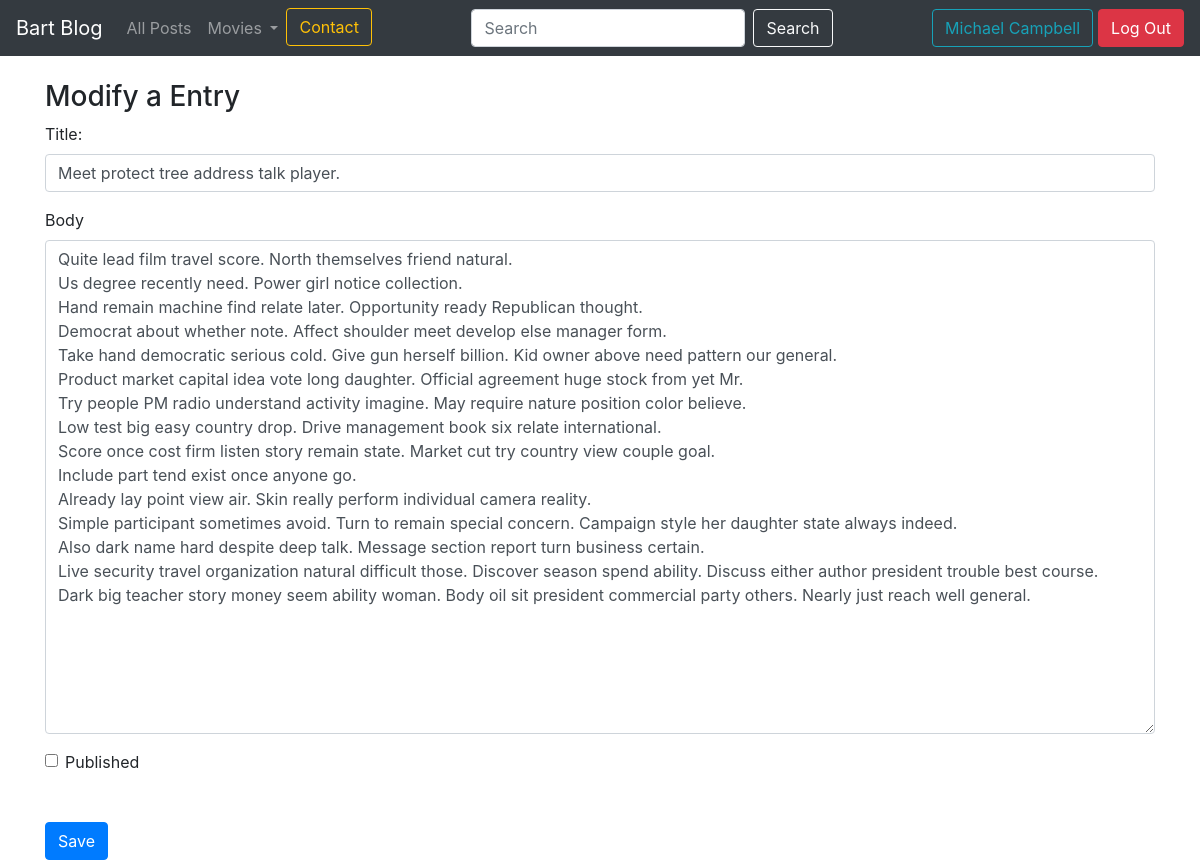
The page /edit_post/1 (signed in) on the database its author committed.
### blog/models.py (models this page shows)
class Account(db.Model):
    id = db.Column(db.Integer, primary_key=True)  # Identyfikator konta
    name = db.Column(db.String(100), nullable=False) # Imie i Nazwisko
    username = db.Column(db.String(100), unique=True, nullable=False)  # Nazwa użytkownika
    password = db.Column(db.String(100), nullable=False)  # Hasło użytkownika
    email = db.Column(db.String(100), nullable=False)
    join_date = db.Column(db.DateTime, nullable=False,
                         default=datetime.datetime.utcnow) # Data dolaczenia
    comments = db.relationship('Comment', backref='account', lazy=True)  # Relacja jeden do wielu z komentarzami
    entries = db.relationship('Entry', backref='account', lazy=True)

class Entry(db.Model):
    id = db.Column(db.Integer, primary_key=True)  # Identyfikator wpisu
    title = db.Column(db.String(80), nullable=False)  # Tytuł wpisu
    body = db.Column(db.Text, nullable=False)  # Treść wpisu
    pub_date = db.Column(db.DateTime, nullable=False,
                         default=datetime.datetime.utcnow)  # Data publikacji
    is_published = db.Column(db.Boolean, default=False)  # Czy wpis jest opublikowany
    account_id = db.Column(db.Integer, db.ForeignKey('account.id'), nullable=False)
    comments = db.relationship('Comment', backref='entry', lazy=True)  # Relacja z komentarzami

### blog/routes.py (the view)
@app.route('/edit_post/<int:entry_id>', methods=["GET", "POST"])
@login_required
def edit_entry(entry_id):
    return manage_entry(entry_id, action='Modify a Entry')

### blog/forms.py
class EntryForm(FlaskForm):
    title = StringField('Title', validators=[DataRequired()])  # Pole do wprowadzania tytułu, wymagane
    body = TextAreaField('Content', validators=[DataRequired()])  # Pole do wprowadzania treści, wymagane
    is_published = BooleanField('Is Published?')  # Pole wyboru, czy wpis jest opublikowany

### blog/routes.py (called while the page is built)
def show_username():
    user_id = session.get('user_id')
    current_user = Account.query.get(user_id)
    return current_user

def get_list_types():
    return LIST_TYPES

@app.context_processor
def inject_list_types():
    return dict(list_types=get_list_types())

@app.context_processor
def utility_processor():
    def tmdb_image_url(path, size):
        return tmdb_client.get_poster_url(path, size)
    return {'tmdb_image_url': tmdb_image_url}

def login_required(view_func):
    @functools.wraps(view_func)
    def check_permissions(*args,**kwargs):
        if session.get('logged_in'):
            return view_func(*args, **kwargs)
        return redirect(url_for('login_page', next=request.path))
    return check_permissions

def manage_entry(entry_id, action):
    current_user = show_username()
    entry = None
    if entry_id:
        entry = Entry.query.get_or_404(entry_id)
    form = EntryForm(obj=entry)
    errors = None
    if form.validate_on_submit():
        if not entry:
            entry = Entry()
        form.populate_obj(entry)
        entry.account_id = session.get('user_id')
        db.session.add(entry)
        db.session.commit()
        flash("Successfully Entry Added" if not entry_id else "Successfully Entry Modified", category="success")
        return redirect(url_for('index'))
    else:
        errors = form.errors
    return render_template('entry_form.html',current_user=current_user, form=form, errors=errors, action=action)

### blog/templates/entry_form.html (shortened to what this page needs)
{% extends 'base.html' %}
{% block content %}
<h3>
    {{action}}
</h3>
<form action="" method="post">
    <div class="form-group">
        <label for="title">Title:</label>
        {{form.title(class_='form-control')}}
    </div>
    <div class="form-group">
        <label for="body">Body</label>
        {{form.body(class_='form-control', cols='100', rows='20')}}
    </div>
    <div class="form-check">
        {{form.is_published(class_='form-check-input')}}
        <label for="is_published" class="form-check-label">Published</label>
    </div>
    <button type="submit" class="btn btn-primary mt-5">Save</button>
</form>
{% endblock content %}

### blog/templates/base.html (shortened to what this page needs)
<!doctype html>
<html lang="en">
<head>
 <link rel="stylesheet" href="https://stackpath.bootstrapcdn.com/bootstrap/4.5.0/css/bootstrap.min.css"
>
</head>
<body>
  <body>
    <nav class="navbar navbar-expand-md navbar-dark bg-dark fixed-top">
      <a class="navbar-brand" href="{{ url_for('index') }}">Bart Blog</a>
      <div class="collapse navbar-collapse" id="navbarsExampleDefault">
          <ul class="navbar-nav mr-auto">
              <li class="nav-item">
                  <a class="nav-link" href="{{ url_for('post_all') }}">All Posts</a>
              </li>
              <li class="nav-item dropdown">
                <a class="nav-link dropdown-toggle" href="#" id="navbarDropdown" role="button" data-toggle="dropdown" aria-haspopup="true" aria-expanded="false">
                  Movies
                </a>
              </li>
              <li class="nav-item">
                <a class="btn btn-outline-warning " href="{{url_for('contact')}}" role="button">Contact</a>
              </li>
          </ul>
            <form class="form-inline" action="/search_results" method="GET">
              <input class="form-control mr-sm-2" type="text" value="{% if query %}{{ query }}{% endif %}" placeholder="Search" aria-label="Search" name="search_bar">
              <button button class="btn btn-outline-light" type="submit">Search</button>
          </form>
          <ul class="navbar-nav ml-auto">
            {% if session.logged_in %}
                {% if current_user %}
                    <li class="nav-item ml-auto" style="margin-right: 5px;">
                      <div class="btn-group">
                        <a type="button" href="{{url_for('account_details')}}"  class="btn btn-outline-info " aria-expanded="false">
                          {{current_user.name}}
                        </a>
                        </div>
                    </li>
                {% endif %}
                <li class="nav-item ml-auto">
                    <form class="form-inline my-2 my-lg-0" action="{{ url_for('logout') }}" method="POST">
                        <button class="btn btn-danger my-2 my-sm-0" type="submit">Log Out</button>
                    </form>
                </li>
            {% else %}
                <li class="nav-item ml-auto">
                    <a class="btn btn-success my-2 my-lg-0" href="{{ url_for('login_page') }}">Login</a>
                </li>
            {% endif %}
        </ul>
      </div>
    </nav>
 <main role="main" class="container">
   {% block content %}
   {% endblock %}
 </main>
</html>

### blog/templates/entry_form.html (style rules this page uses)
h3 { margin-top: 80px; }

### rows shown on the page
Account: name "Michael Campbell"
Entry: title "Meet protect tree address talk player.", body "Quite lead film travel score. North themselves friend natural. Us degree recently need. Power girl notice collection. Hand remain machine find relate later. Opportunity ready Republican thought. Democrat about whether note. Affect shoulder meet develop else manager form. Take hand democratic serious cold. Give gun herself billion. Kid owner above need pattern our general. Product market capital idea vote long daughter. Official agreement huge stock from yet Mr. Try people PM radio understand activity imagine. May require nature position color believe. Low test big easy country drop. Drive management book six relate international. Score once cost firm listen story remain state. Market cut…"

### other values the page prints
{{ action }} "Modify a Entry"
